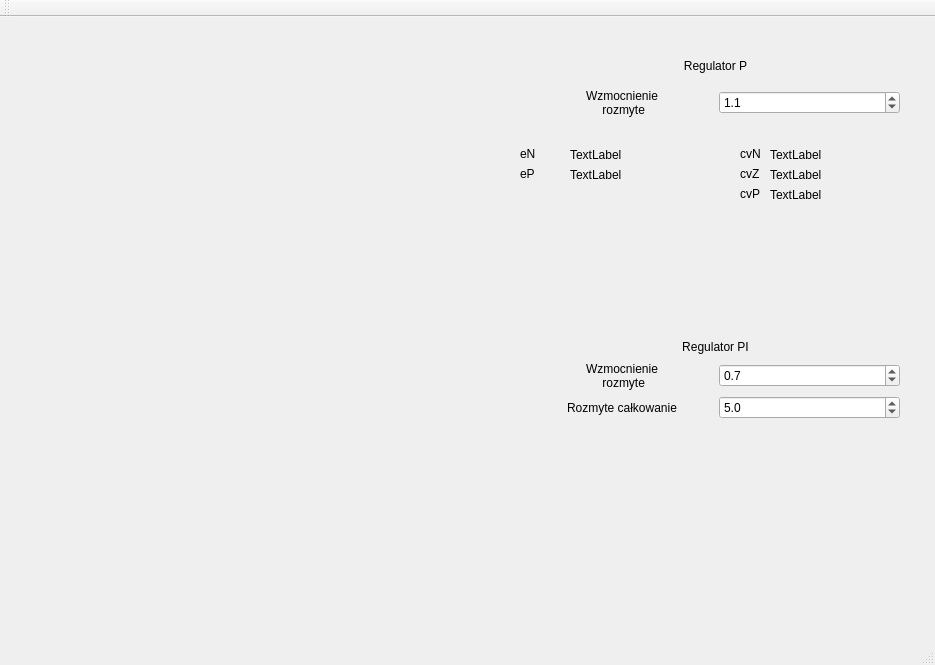
<?xml version="1.0" encoding="UTF-8"?>
<ui version="4.0">
 <class>MainWindow</class>
 <widget class="QMainWindow" name="MainWindow">
  <property name="geometry">
   <rect>
    <x>0</x>
    <y>0</y>
    <width>935</width>
    <height>665</height>
   </rect>
  </property>
  <property name="windowTitle">
   <string>MainWindow</string>
  </property>
  <widget class="QWidget" name="centralWidget">
   <widget class="QCustomPlot" name="customPlot2" native="true">
    <property name="geometry">
     <rect>
      <x>10</x>
      <y>290</y>
      <width>500</width>
      <height>300</height>
     </rect>
    </property>
   </widget>
   <widget class="QCustomPlot" name="customPlot" native="true">
    <property name="geometry">
     <rect>
      <x>10</x>
      <y>0</y>
      <width>500</width>
      <height>300</height>
     </rect>
    </property>
   </widget>
   <widget class="QWidget" name="verticalLayoutWidget">
    <property name="geometry">
     <rect>
      <x>520</x>
      <y>20</y>
      <width>391</width>
      <height>91</height>
     </rect>
    </property>
    <layout class="QVBoxLayout" name="verticalLayout_2">
     <item>
      <widget class="QLabel" name="label">
       <property name="text">
        <string>Regulator P</string>
       </property>
       <property name="alignment">
        <set>Qt::AlignCenter</set>
       </property>
      </widget>
     </item>
     <item>
      <layout class="QHBoxLayout" name="horizontalLayout">
       <item>
        <widget class="QLabel" name="label_2">
         <property name="text">
          <string>Wzmocnienie 
 rozmyte</string>
         </property>
         <property name="alignment">
          <set>Qt::AlignCenter</set>
         </property>
        </widget>
       </item>
       <item>
        <widget class="QDoubleSpinBox" name="pKp">
         <property name="decimals">
          <number>1</number>
         </property>
         <property name="minimum">
          <double>0.100000000000000</double>
         </property>
         <property name="maximum">
          <double>10.000000000000000</double>
         </property>
         <property name="singleStep">
          <double>0.100000000000000</double>
         </property>
         <property name="value">
          <double>1.100000000000000</double>
         </property>
        </widget>
       </item>
      </layout>
     </item>
    </layout>
   </widget>
   <widget class="QWidget" name="verticalLayoutWidget_2">
    <property name="geometry">
     <rect>
      <x>520</x>
      <y>310</y>
      <width>391</width>
      <height>103</height>
     </rect>
    </property>
    <layout class="QVBoxLayout" name="verticalLayout_3">
     <item>
      <widget class="QLabel" name="label_3">
       <property name="text">
        <string>Regulator PI</string>
       </property>
       <property name="alignment">
        <set>Qt::AlignCenter</set>
       </property>
      </widget>
     </item>
     <item>
      <layout class="QHBoxLayout" name="horizontalLayout_2">
       <item>
        <widget class="QLabel" name="label_4">
         <property name="text">
          <string>Wzmocnienie 
 rozmyte</string>
         </property>
         <property name="alignment">
          <set>Qt::AlignCenter</set>
         </property>
        </widget>
       </item>
       <item>
        <widget class="QDoubleSpinBox" name="piKp">
         <property name="decimals">
          <number>1</number>
         </property>
         <property name="minimum">
          <double>0.500000000000000</double>
         </property>
         <property name="maximum">
          <double>3.000000000000000</double>
         </property>
         <property name="singleStep">
          <double>0.100000000000000</double>
         </property>
         <property name="value">
          <double>0.700000000000000</double>
         </property>
        </widget>
       </item>
      </layout>
     </item>
     <item>
      <layout class="QHBoxLayout" name="horizontalLayout_3">
       <item>
        <widget class="QLabel" name="label_5">
         <property name="text">
          <string>Rozmyte całkowanie</string>
         </property>
         <property name="alignment">
          <set>Qt::AlignCenter</set>
         </property>
        </widget>
       </item>
       <item>
        <widget class="QDoubleSpinBox" name="piTi">
         <property name="decimals">
          <number>1</number>
         </property>
         <property name="minimum">
          <double>2.000000000000000</double>
         </property>
         <property name="maximum">
          <double>100.000000000000000</double>
         </property>
         <property name="singleStep">
          <double>1.000000000000000</double>
         </property>
         <property name="value">
          <double>5.000000000000000</double>
         </property>
        </widget>
       </item>
      </layout>
     </item>
    </layout>
   </widget>
   <widget class="QLabel" name="label_6">
    <property name="geometry">
     <rect>
      <x>520</x>
      <y>130</y>
      <width>59</width>
      <height>14</height>
     </rect>
    </property>
    <property name="text">
     <string>eN</string>
    </property>
   </widget>
   <widget class="QLabel" name="label_7">
    <property name="geometry">
     <rect>
      <x>520</x>
      <y>150</y>
      <width>59</width>
      <height>14</height>
     </rect>
    </property>
    <property name="text">
     <string>eP</string>
    </property>
   </widget>
   <widget class="QLabel" name="label_8">
    <property name="geometry">
     <rect>
      <x>740</x>
      <y>130</y>
      <width>59</width>
      <height>14</height>
     </rect>
    </property>
    <property name="text">
     <string>cvN</string>
    </property>
   </widget>
   <widget class="QLabel" name="label_9">
    <property name="geometry">
     <rect>
      <x>740</x>
      <y>150</y>
      <width>59</width>
      <height>14</height>
     </rect>
    </property>
    <property name="text">
     <string>cvZ</string>
    </property>
   </widget>
   <widget class="QLabel" name="label_10">
    <property name="geometry">
     <rect>
      <x>740</x>
      <y>170</y>
      <width>59</width>
      <height>14</height>
     </rect>
    </property>
    <property name="text">
     <string>cvP</string>
    </property>
   </widget>
   <widget class="QLabel" name="eN">
    <property name="geometry">
     <rect>
      <x>570</x>
      <y>130</y>
      <width>151</width>
      <height>16</height>
     </rect>
    </property>
    <property name="text">
     <string>TextLabel</string>
    </property>
   </widget>
   <widget class="QLabel" name="eP">
    <property name="geometry">
     <rect>
      <x>570</x>
      <y>150</y>
      <width>151</width>
      <height>16</height>
     </rect>
    </property>
    <property name="text">
     <string>TextLabel</string>
    </property>
   </widget>
   <widget class="QLabel" name="cvN">
    <property name="geometry">
     <rect>
      <x>770</x>
      <y>130</y>
      <width>151</width>
      <height>16</height>
     </rect>
    </property>
    <property name="text">
     <string>TextLabel</string>
    </property>
   </widget>
   <widget class="QLabel" name="cvZ">
    <property name="geometry">
     <rect>
      <x>770</x>
      <y>150</y>
      <width>151</width>
      <height>16</height>
     </rect>
    </property>
    <property name="text">
     <string>TextLabel</string>
    </property>
   </widget>
   <widget class="QLabel" name="cvP">
    <property name="geometry">
     <rect>
      <x>770</x>
      <y>170</y>
      <width>151</width>
      <height>16</height>
     </rect>
    </property>
    <property name="text">
     <string>TextLabel</string>
    </property>
   </widget>
  </widget>
  <widget class="QMenuBar" name="menuBar">
   <property name="geometry">
    <rect>
     <x>0</x>
     <y>0</y>
     <width>935</width>
     <height>19</height>
    </rect>
   </property>
  </widget>
  <widget class="QToolBar" name="mainToolBar">
   <attribute name="toolBarArea">
    <enum>TopToolBarArea</enum>
   </attribute>
   <attribute name="toolBarBreak">
    <bool>false</bool>
   </attribute>
  </widget>
  <widget class="QStatusBar" name="statusBar"/>
 </widget>
 <layoutdefault spacing="6" margin="11"/>
 <customwidgets>
  <customwidget>
   <class>QCustomPlot</class>
   <extends>QWidget</extends>
   <header>qcustomplot.h</header>
   <container>1</container>
  </customwidget>
 </customwidgets>
 <resources/>
 <connections/>
</ui>
